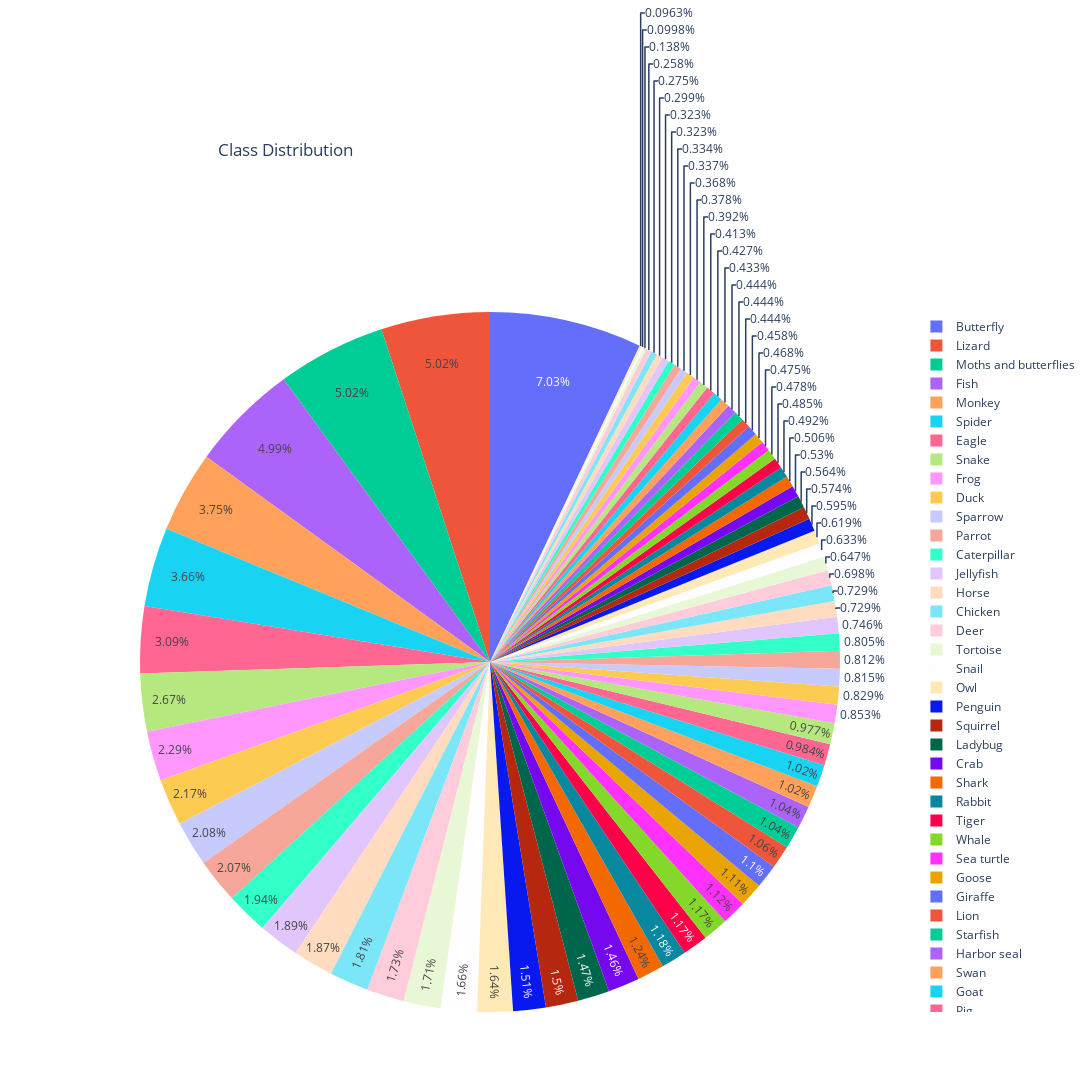

The notebook cell this image was saved under:
### Code cell
fig = px.pie(names=class_names, values=class_dis)
fig.update_layout({"title":{'text':"Class Distribution","x":0.2}}, width=1175, height=1500)
fig.show()

### Figure 1 — Plotly figure (JSON) as saved in the notebook; plotly's stock layout.template omitted (floating-point values rounded to 4 significant figures)
{"data": [{"domain": {"x": [0, 1], "y": [0, 1]}, "hovertemplate": "label=%{label}<br>value=%{value}<extra></extra>", "labels": ["Bear", "Brown bear", "Bull", "Butterfly", "Camel", "Canary", "Caterpillar", "Cattle", "Centipede", "Cheetah", "Chicken", "Crab", "Crocodile", "Deer", "Duck", "Eagle", "Elephant", "Fish", "Fox", "Frog", "Giraffe", "Goat", "Goldfish", "Goose", "Hamster", "Harbor seal", "Hedgehog", "Hippopotamus", "Horse", "Jaguar", "Jellyfish", "Kangaroo", "Koala", "Ladybug", "Leopard", "Lion", "Lizard", "Lynx", "Magpie", "Monkey", "Moths and butterflies", "Mouse", "Mule", "Ostrich", "Otter", "Owl", "Panda", "Parrot", "Penguin", "Pig", "Polar bear", "Rabbit", "Raccoon", "Raven", "Red panda", "Rhinoceros", "Scorpion", "Sea lion", "Sea turtle", "Seahorse", "Shark", "Sheep", "Shrimp", "Snail", "Snake", "Sparrow", "Spider", "Squid", "Squirrel", "Starfish", "Swan", "Tick", "Tiger", "Tortoise", "Turkey", "Turtle", "Whale", "Woodpecker", "Worm", "Zebra"], "legendgroup": "", "name": "", "showlegend": true, "type": "pie", "values": [126, 147, 120, 2045, 94, 129, 564, 241, 237, 167, 525, 423, 184, 504, 630, 897, 188, 1452, 217, 665, 321, 296, 164, 322, 133, 301, 129, 98, 543, 138, 549, 141, 80, 427, 180, 308, 1460, 114, 94, 1091, 1458, 234, 97, 212, 136, 476, 110, 601, 438, 286, 284, 342, 154, 139, 87, 248, 124, 236, 326, 40, 361, 173, 107, 484, 775, 606, 1063, 28, 435, 303, 297, 75, 339, 498, 129, 29, 339, 203, 143, 212]}], "layout": {"height": 1500, "legend": {"tracegroupgap": 0}, "margin": {"t": 60}, "title": {"text": "Class Distribution", "x": 0.2}, "width": 1175}}
